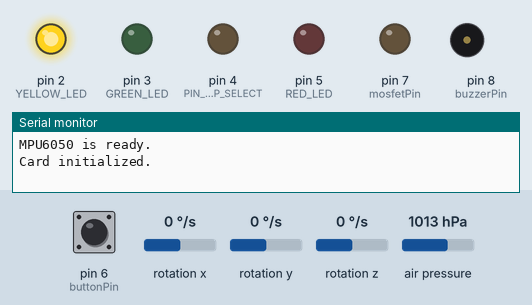
Recording of a sketch running on a simulated Arduino Uno, built with avr-gcc and run on an emulated ATmega328P. On the bench: output pins drawn as LEDs (lit = HIGH), buzzer (waves = sounding), the last lines printed to the serial monitor. The test bench sets the inputs (shaded band); at power-on: pin 6 (buttonPin) LOW, rotation x 0 °/s, rotation y 0 °/s, rotation z 0 °/s, air pressure 1013 hPa. Storage starts empty.

Above: at 1.4 s.
1.5 s: pin 6 (buttonPin) pulled HIGH for 0.15 s
At 2.5 s:
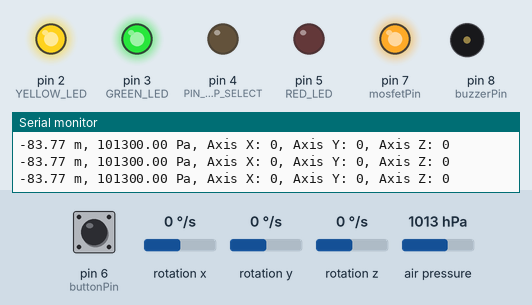
4.6 s: pin 6 (buttonPin) pulled HIGH for 1 s
At 5.8 s:
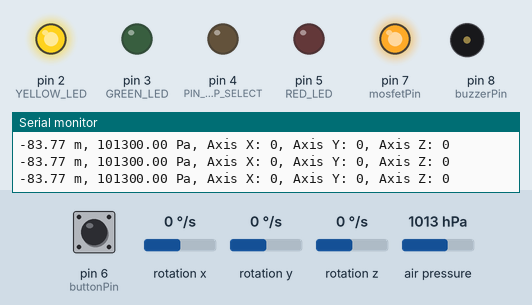
7.1 s: pin 6 (buttonPin) pulled HIGH for 0.15 s
At 8.0 s:
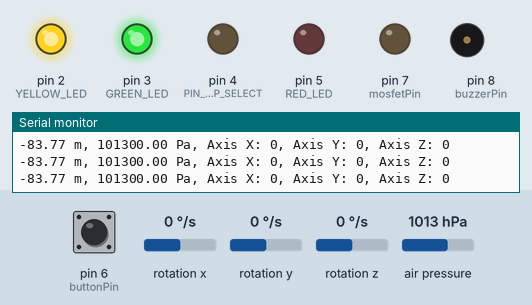
Timing chart, 0 to 10.1 s (numbered marks = the images above; inputs shaded):
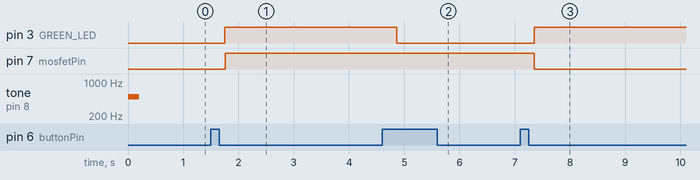

The sketch:

rocket_main_on_board_computer_v2.1.ino
```cpp
#include <Adafruit_BMP280.h> // library for work with BMP 280
#include <MPU6050.h> //library for work witch gyroskop MPU6050
#include <Wire.h> // library for work with I2C. I2C it's comminication protocol for data exchange betwen microcontroller and sensor.
#include <SPI.h> // comminication protocol for data exchange betwen microcontroller and sensor.
#include <SD.h> // library for work witch SD card adpater.


// all pin for SD card adapter
#define BMP_SCK (13);
#define BMP_MISO (12);
#define BMP_MOSI (11);
#define BMP_CS (4);

Adafruit_BMP280 bmp;
MPU6050 mpu;

const int PIN_CHIP_SELECT = 4;

double AltitudeError;
long Altitude = 0, Alt = 0, maxAlt = 0;
unsigned long time_MOSFET = 0;
char count = 0;

File dataFile;

const int buzzerPin = 8;

const int RED_LED = 5;
const int GREEN_LED = 3;
const int YELLOW_LED = 2;

const int buttonPin = 6;
bool lastButton = LOW;
bool currentButton = LOW;

int flagDirection1 = 1;

const int mosfetPin = 7;

bool debounce(bool last){
  bool current = digitalRead(buttonPin);
  if(last != current){
    delay(5);
    current = digitalRead(buttonPin);
  }
  return current;
}

void setup(){
  Serial.begin(9600);

  pinMode(8, OUTPUT);

  tone(8, 500);
  delay(100);
  tone(8, 500);
  delay(100);
  noTone(8);

  Wire.begin();
  mpu.initialize();
  mpu.setFullScaleGyroRange(MPU6050_GYRO_FS_250);
  Serial.println("MPU6050 is ready.");

  unsigned status;
  status = bmp.begin(0x76);

  double AltitudeReadout = bmp.readAltitude(1003.0);
  double AltitudeError = AltitudeReadout;

  pinMode(4, OUTPUT);

  pinMode(GREEN_LED, OUTPUT);
  pinMode(RED_LED, OUTPUT);
  pinMode(YELLOW_LED, OUTPUT);

  pinMode(7, OUTPUT);

  if (!SD.begin(PIN_CHIP_SELECT)){
    digitalWrite(RED_LED, HIGH);
    tone(8, 500);
    delay(10000);
    noTone(8);
    Serial.println(F("Card failed, or not present."));
  } else {
    Serial.println(F("Card initialized."));
    digitalWrite(YELLOW_LED, HIGH);
  }
}

void loop(){

  int16_t gyroX = mpu.getRotationX();
  int16_t gyroY = mpu.getRotationY();
  int16_t gyroZ = mpu.getRotationZ();

  currentButton = debounce(lastButton);
  if(lastButton == LOW && currentButton == HIGH){
    delay(50);
    if(flagDirection1 == 1){
      flagDirection1 =2;
      delay(200);
    } else {
      flagDirection1 =1;
      delay(200);
    }
  }

  lastButton = currentButton;

  if (flagDirection1 == 1){
    digitalWrite(GREEN_LED, LOW);
  }else {
    digitalWrite(GREEN_LED, HIGH);

    double AltitudeReadout = bmp.readAltitude(1003.0);
    double Altitude = AltitudeReadout - AltitudeError;

    double Pressure = bmp.readPressure();

    // code for inclusion electric ignitor
    Alt = Altitude;     // create variable for maximal altitude
    if (Alt > maxAlt){      // find out a apogeum
      maxAlt = Alt;
    }

    if (Alt < maxAlt-5 and Alt > -1000 and count == 0){     // if rocket dropped less 5 meters than apogeum
      digitalWrite(7, HIGH);      // include MOSFET, which blocks thr bridge beetwen voltage and electric ignitor
      count ++;   // amount activations MOSFET, would be onlu once per one flight
      time_MOSFET = millis();     // remember time
    }

    if (millis() - time_MOSFET > 3000){     // if after including MOSFET passed 3 sekund turn off MOSFET
      digitalWrite(7, LOW);
    }

    if (count == 1 and millis() - time_MOSFET > 300000){
      tone(8, 500);
    }

    File dataFile = SD.open("datalog.txt", FILE_WRITE);

    if (dataFile) {
        dataFile.print(Altitude);
        dataFile.print(", ");
        dataFile.print(Pressure);
        dataFile.print(", ");
        dataFile.print(gyroX);
        dataFile.print(", ");
        dataFile.print(gyroY);
        dataFile.print(", ");
        dataFile.println(gyroZ);
        dataFile.close();

        Serial.print(Altitude);
        Serial.print(" m, ");
        Serial.print( Pressure);
        Serial.print(" Pa");
        Serial.print(", Axis X: ");
        Serial.print(gyroX);
        Serial.print(", Axis Y: ");
        Serial.print(gyroY);
        Serial.print(", Axis Z: ");
        Serial.println(gyroZ);
        delay(1); // Частота записи показаний датчика 1000 = 1 sek
      } else {
        digitalWrite(RED_LED, HIGH);
        delay(300);
        digitalWrite(RED_LED, LOW);
        delay(300);
        Serial.println("error opening datalog.txt");
      }
  }
}
```

Measured:
- after the input at 1.5 s, pin 3 (GREEN_LED), pin 7 (mosfetPin): LOW → HIGH after 0.26 s
- after the input at 4.6 s, pin 3 (GREEN_LED): HIGH → LOW after 0.26 s; pin 7 (mosfetPin): stays HIGH (without the input it goes to LOW after 0.19 s)
- after the input at 7.1 s, pin 3 (GREEN_LED): LOW → HIGH after 0.26 s; pin 7 (mosfetPin): HIGH → LOW after 0.26 s
